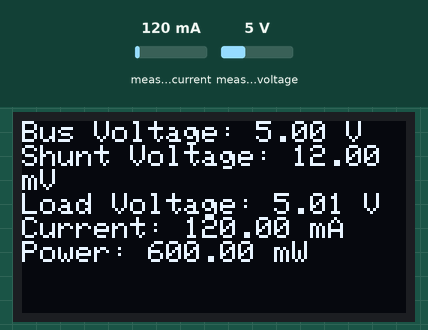
Recording of a sketch running on a simulated Arduino Leonardo, built with avr-gcc and run on an emulated ATmega32U4. On the bench: 128×64 one-colour display. The inputs (shaded band) are chosen by the test bench; at power-on: measured current 120 mA, measured voltage 5 V. What the sketch prints to the serial monitor is not drawn.

Above: at 2.2 s.
2.3 s: measured current set to 40 mA
At 4.3 s:
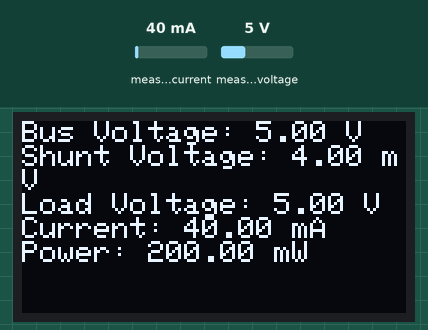
4.6 s: measured voltage set to 0.3 V
At 5.5 s:
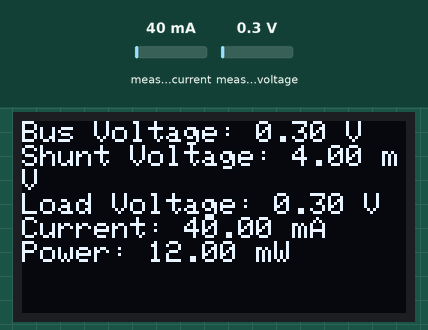
6.7 s: measured current set to 500 mA
At 7.7 s:
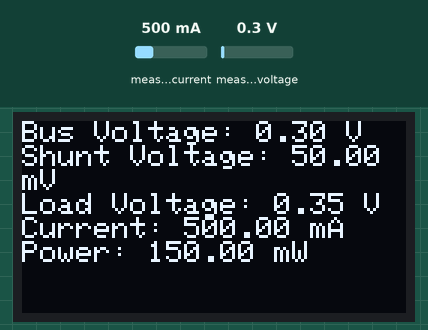
8.8 s: measured voltage set to 3.8 V
At 9.9 s:
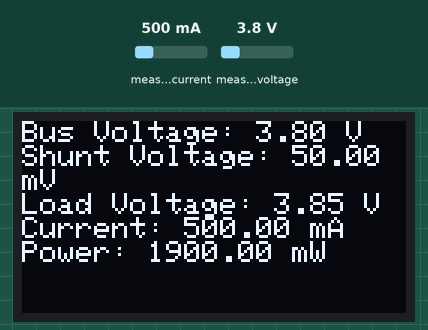
Timing chart, 0 to 11.8 s (numbered marks = the images above; inputs shaded):
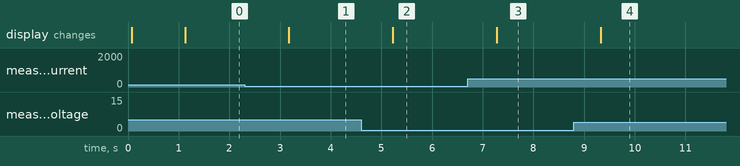

Measured:
- after the input at 2.3 s, the display: changes after 0.88 s (image 1)
- after the input at 4.6 s, the display: changes after 0.63 s (image 2)
- after the input at 6.7 s, the display: changes after 0.58 s (image 3)
- after the input at 8.8 s, the display: changes after 0.53 s (image 4)

The sketch:

Arduino_nano_ina219_getcurrent_and_oled.ino
```cpp
#include <Wire.h>
#include <Adafruit_INA219.h>
#include <Adafruit_GFX.h>
#include <Adafruit_SSD1306.h>

Adafruit_INA219 ina219;

#define SCREEN_WIDTH 128 // Ancho de la pantalla en píxeles
#define SCREEN_HEIGHT 64 // Alto de la pantalla en píxeles
Adafruit_SSD1306 display(SCREEN_WIDTH, SCREEN_HEIGHT, &Wire, -1);

void setup(void)
{
  Wire.begin();
  display.begin(SSD1306_SWITCHCAPVCC, 0x3C);
  display.clearDisplay();
  display.setTextSize(1);
  display.setTextColor(SSD1306_WHITE);

  Serial.begin(9600);
  while (!Serial) {
      // will pause Zero, Leonardo, etc until serial console opens
      delay(1);
  }

  Serial.println("INA219");

  // Initialize the INA219.
  // By default the initialization will use the largest range (32V, 2A).  However
  // you can call a setCalibration function to change this range (see comments).
  if (! ina219.begin()) {
    Serial.println("Failed to find INA219 chip");
  display.setCursor(0,0);
  display.println("Failed to find INA219 chip");
  display.display();
    while (1) { delay(10); }
  }
  // To use a slightly lower 32V, 1A range (higher precision on amps):
  //ina219.setCalibration_32V_1A();
  // Or to use a lower 16V, 400mA range (higher precision on volts and amps):
  //ina219.setCalibration_16V_400mA();

  Serial.println("Measuring voltage and current with INA219 ...");
  display.println("Measuring voltage and current with INA219 ...");
  display.display();

  delay(1000);
}

void loop(void)
{
  display.clearDisplay();
  display.setCursor(0,0);

  float shuntvoltage = 0;
  float busvoltage = 0;
  float current_mA = 0;
  float loadvoltage = 0;
  float power_mW = 0;

  shuntvoltage = ina219.getShuntVoltage_mV();
  busvoltage = ina219.getBusVoltage_V();
  current_mA = ina219.getCurrent_mA();
  power_mW = ina219.getPower_mW();
  loadvoltage = busvoltage + (shuntvoltage / 1000);

  Serial.print("Bus Voltage:   "); Serial.print(busvoltage); Serial.println(" V");
  Serial.print("Shunt Voltage: "); Serial.print(shuntvoltage); Serial.println(" mV");
  Serial.print("Load Voltage:  "); Serial.print(loadvoltage); Serial.println(" V");
  Serial.print("Current:       "); Serial.print(current_mA); Serial.println(" mA");
  Serial.print("Power:         "); Serial.print(power_mW); Serial.println(" mW");


  display.print("Bus Voltage: "); display.print(busvoltage); display.println(" V");
  display.print("Shunt Voltage: "); display.print(shuntvoltage); display.println(" mV");
  display.print("Load Voltage: "); display.print(loadvoltage); display.println(" V");
  display.print("Current: "); display.print(current_mA); display.println(" mA");
  display.print("Power: "); display.print(power_mW); display.println(" mW");
  display.println("");

  display.display();
  delay(2000);
}
```
